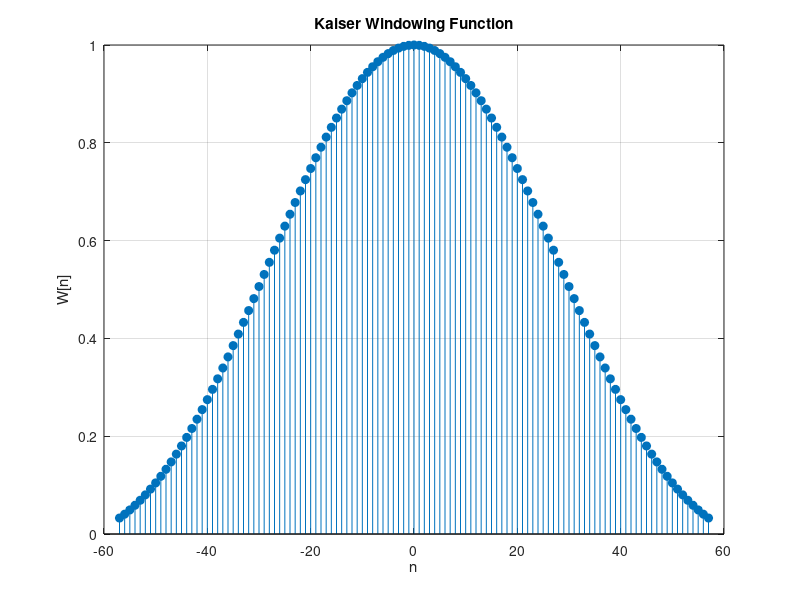
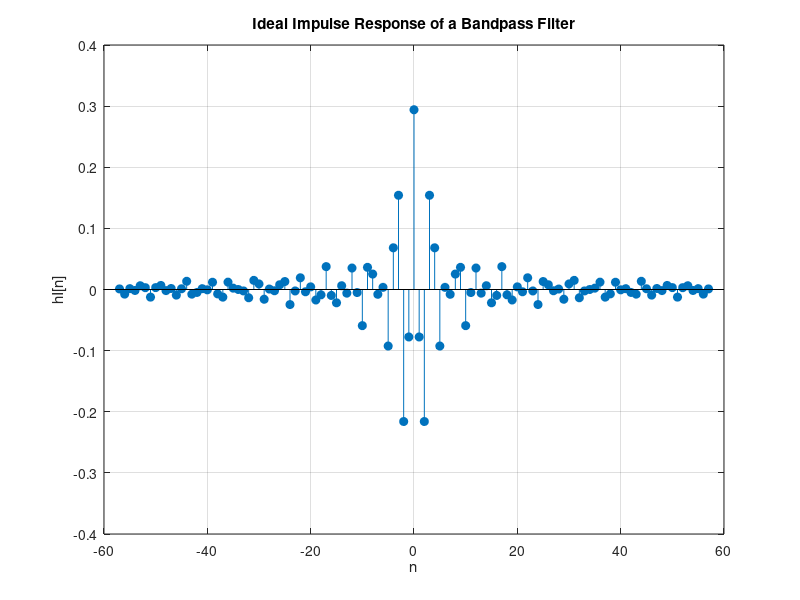
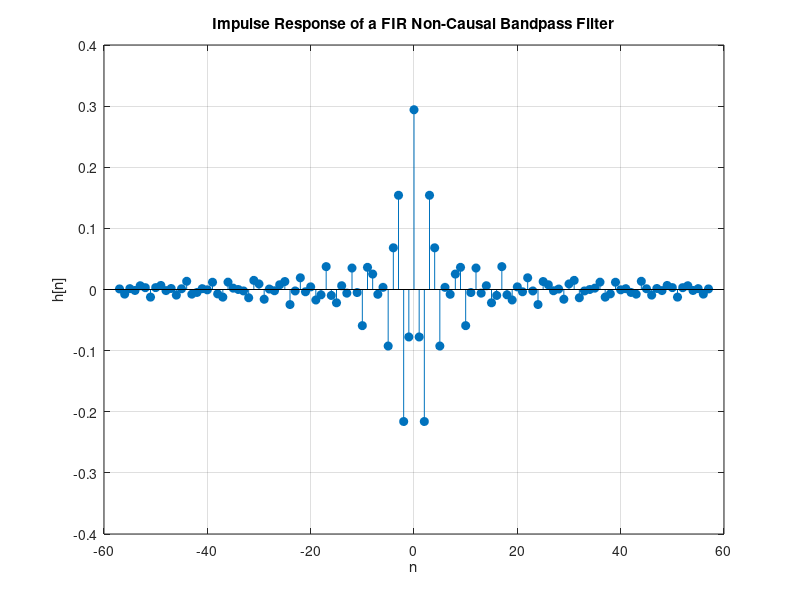
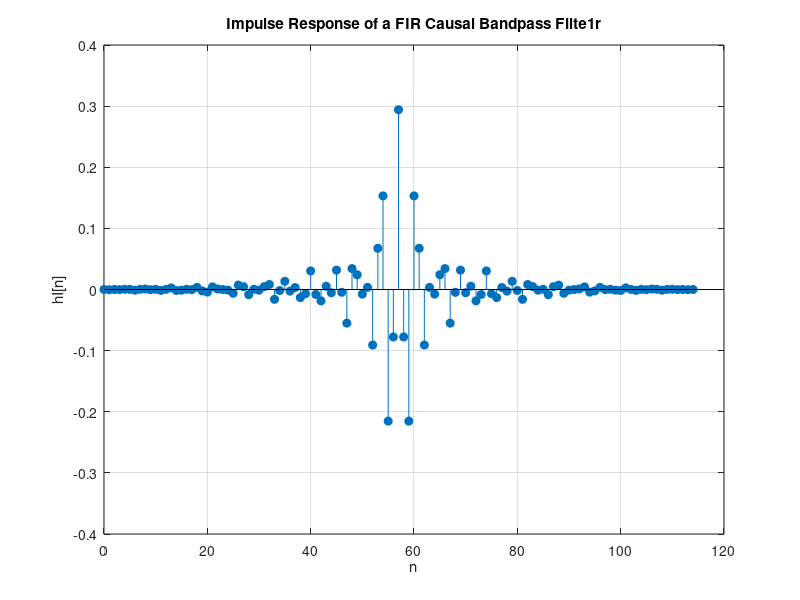

These charts were generated, in order, by the following MATLAB code: (Note: this script raises an error after producing the figures.)
%EN2570 Digital Signal Processing - Project

clear all;
close all;

%H.S.Watawana
%Index  - 180677E

%Deriving filter specifications from index number
Index = input('Enter your index number:');
A = mod(floor(Index/100),10);
B = mod(floor(Index/10),10);
C = mod(floor(Index),10);

Max_Ap = 0.03 + (0.01*A);            %Maximum passband ripple in dB
Min_Aa = (45 + B);                   %Minimum stopband attenuation in dB
Omega_P1 = (C*100)+300 ;             %Lower passband edge in rad/s
Omega_P2 = (C*100)+700  ;            %Upper passband edge in rad/s
Omega_S1 = (C*100)+150  ;            %Lower stopband edge in rad/s
Omega_S2 = (C*100)+800  ;            %Upper stopband edge in rad/s
Omega_Sampling = 2*((C*100)+1200);        %Sampling frequency in rad/s

%calculation of expected delta values in bands 
del_p = (10^(0.05*Max_Ap)-1) / (10^(0.05*Max_Ap)+1) ; 
del_a = (10^(-0.05*Min_Aa));

%deriving delta value for filter (ripple)
delta   = min(del_p , del_a);

%actual stop band attenuation in dB
Aa = -20*log10(delta);

%calculation of cut off frequencies and transition bandwidth
B_t = min( (Omega_S2 - Omega_P2) , (Omega_P1 - Omega_S1) );
WC2 = (Omega_P2+(B_t/2));
WC1 = (Omega_P1-(B_t/2));

%calculation of alpha
if Aa <= 21
    alpha = 0;
elseif 21<Aa && Aa <= 50
    alpha = 0.5842*(Aa-21)^0.4 + 0.07886*(Aa-21) ;
else
    alpha = 0.1102*(Aa-8.7) ;
end

%calculation of D
if Aa <= 21
    D = 0.9222;
else 
    D = (Aa - 7.95)/ 14.36;
end

%calculation of N
lower_limit=ceil((Omega_Sampling*D/B_t)+1);

if mod(lower_limit,2)==1
    N=lower_limit;
else
    N=lower_limit+1;
end

%kaiser window function
halfwidth=(N-1)/2;

%creating N wide transfer function centered around n=0
n = -halfwidth:1:halfwidth;
beta = alpha * (1 - ((2*n/(N-1)).^2)).^0.5;
I0_beta=0;
I0_alpha=0;

boundary=100;

for k=1:boundary
    I0_beta = I0_beta + ((1/factorial(k))*(beta/2).^k).^2;
    I0_alpha = I0_alpha + ((1/factorial(k))*(alpha/2)^k)^2;
end

I0_beta=I0_beta + ones(1,numel(I0_beta));
I0_alpha=I0_alpha + ones(1,numel(I0_alpha));

W=I0_beta ./ I0_alpha;

figure;
stem(n,W,'fill');
xlabel('n');
ylabel('W[n]');
title('Kaiser Windowing Function');
grid on;

%computing ideal bandpass filter impulse respose
T=2*pi/Omega_Sampling;
width=(N-1)/2;
n_neg=-width:1:-1;
hI_neg= ((1./n_neg)*(1/pi)).*(sin(WC2*n_neg*T)-sin(WC1*n_neg*T));
hI_0=2*(WC2-WC1)/Omega_Sampling;
n_pos=1:1:width;
hI_pos=((1./n_pos)*(1/pi)).*(sin(WC2*n_pos*T)-sin(WC1*n_pos*T));


hI=[hI_neg,hI_0,hI_pos];
n=[n_neg,0,n_pos];

figure;
stem(n,hI,'fill');
xlabel('n');
ylabel('hI[n]');
title('Ideal Impulse Response of a Bandpass Filter');
grid on;


%Computing impulse response for FIR bandpass filter
h=hI.*W; 

figure;
stem(n,hI,'fill');
xlabel('n');
ylabel('h[n]');
title('Impulse Response of a FIR Non-Causal Bandpass Filter');
grid on;

shift_n=[0:1:N-1];
figure;
stem(shift_n,h,'fill');
xlabel('n');
ylabel('hI[n]');
title('Impulse Response of a FIR Causal Bandpass Filte1r');
grid on;

%Magnitude response of the Bandpass Filter
fvtool(h);
freqz(h);

%Output of filter to a sudden excitation
Omega1=Omega_S1/2;
Omega2=(Omega_P1+Omega_P2)/2;
Omega3=(Omega_S2+Omega_Sampling)/2;

n=0:1:300;
m=length(n);
x=sin(Omega1*n*T)+sin(Omega2*n*T)+sin(Omega3*n*T);
L=length(h);

X=[x,zeros(1,L)];
H=[h,zeros(1,m)];

for i=1:L+m-1
    Y(i)=0;
    for j=1:m
        if (i-j+1>0)
            Y(i)=Y(i)+X(j)*H(i-j+1);
        end
    end
    
end

figure;
stem(X,'fill');
xlabel('n');
ylabel('X[n]');
title('Excitation');
grid on;

figure;
stem(Y,'fill');
xlabel('n');
ylabel('Y[n]');
title('Output Signal');
grid on;

H_I=[hI,zeros(1,m)];

for i=1:L+m-1
    Y(i)=0;
    for j=1:m
        if (i-j+1>0)
            Y(i)=Y(i)+X(j)*H_I(i-j+1);
        end
    end
    
end

figure;
stem(Y,'fill');
xlabel('n');
ylabel('Y[n]');
title('Output Signal from Ideal Filter');
grid on;


%plotting DFT of the excitation signal
m = numel(n);
nf = 2^nextpow2(m) ; % Next power of 2 from length of y
Y = fft(x ,nf)/m;
f = (Omega_Sampling) /2* linspace (0 ,1 ,nf/2+1) ;
figure ;
subplot (3 ,1 ,1) ;
plot( f ,2*abs (Y( 1 :nf/2+1) ) ) ;
title('DFT of the excitation signal')
xlabel ('frequency in radians per second');
ylabel ( '|x(f)|' ) ; 
grid on;

%Plot the DFT of filtered signal

x_f = conv ( x , h ,'same' ) ;
m = numel ( x_f ) ;
nf = 2^nextpow2(m) ; % Next power of 2 from length of y
Y = fft( x_f ,nf) /m ;
f = (Omega_Sampling) /2* linspace (0 ,1 ,nf/2+1) ;
subplot (3 ,1 ,2) ;
plot( f ,2* abs (Y( 1 :nf/2+1) ) ) ;
title('DFT of the filtered signal' );
xlabel ('Frequency ( rad/ s )' );
ylabel (' |X( f ) | ') ; 
grid on;



%Plot the excitation in time domain

figure ;
stem(n, x ,'r','fill' ) ;
title('Excitation in time domain')
xlabel ('n')
ylabel ('x[n]') ; 
grid on;

%Plot the Filtered signal in the time domain

nl = [0 : 1 :numel( x_f )-1];

figure ;
stem( nl , x_f , 'r', 'fill' ) ;
title( 'filtered sgnal in time domain');
xlabel ('n' )
ylabel ('x[n]') ; 
grid on;

%Plot the Ideally Filtered s ignal in the time domain
x_i =conv ( x , hI ,'same' );
figure ;
stem(n, x_i ,'r','fill' ) ;
title('signal filtered using the ideal filter in time domain');
xlabel ('n');
ylabel ('x[n]') ; 
grid on;







    
    
















